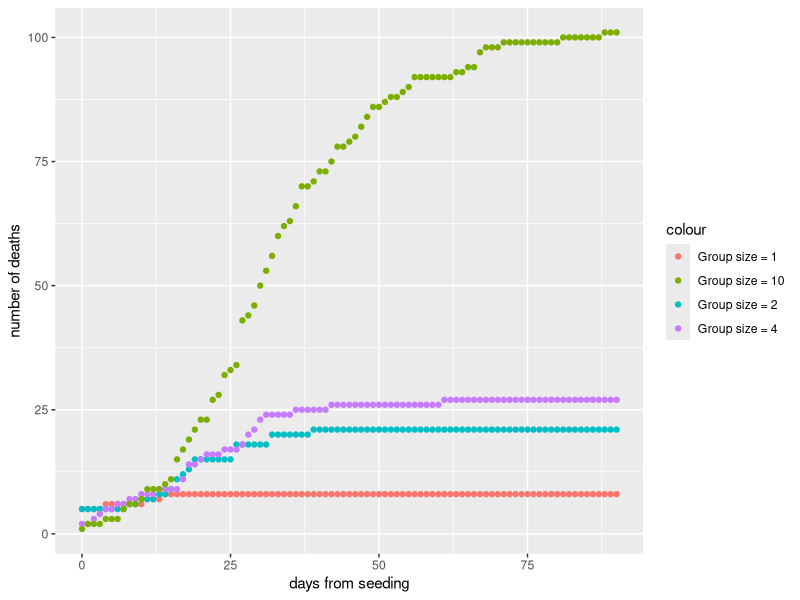

Write the R code that produced this figure. (Note: this script raises an error after producing the figure.)
#######
#covid simulation model JAM April 2020

#open required libraries
library(data.table)
library(tidyverse)
library(gridExtra)

#to prevent timezone error messages
options(tz = "Europe/London")
Sys.setenv(TZ="Europe/London")

'%ni%' <- Negate('%in%')  # define 'not in' func
options(scipen=999)  # prevents printing scientific notations.


#function to take median (test_med) and nth quantile (default = 0.95) (test_quant) and return sd parameter for lognormal distribution
sdlog <- function(test_med, test_quant, nth = 0.95)
{result<-((sqrt(2)*(qnorm(nth))/sqrt(2))^-1)*log(test_quant/test_med)
return(result)}

#function to calculate mean of lognormal distribution from meanlog and sdlog
test_mean <- function(x,y) exp(x+(y^2/2))

#function to make new cases
make_cases <- function(incm, inc95, infm, inf95, ncases = 1, asy = 0.179, mort = 0.0066){
  incubation <- round(rlnorm(ncases, log(incm), sdlog(incm, inc95)),0)
  infective <- round(rlnorm(ncases, log(infm), sdlog(infm, inf95)),0)
  asymptomatic <- runif(ncases) < asy
  died <- runif(ncases) < mort
  result <- data.table(incubation, infective, asymptomatic, died)
  return(result)
}
#function to simulate population and calculate SEIR results
simulate_population <- function(pop_size = 100000,   #population size
                                inc_med = 4, inc_95 = 7, #incubation period, median and 95th centile
                                inf_med = 5, inf_95 = 10,  #infectious period, median and 95th centile
                                asymp = 0.179,  #proportion asymptomatic
                                ifr = 0.0066,  #IFR
                                r0 = 2.5,  #R0
                                r0_psup = 1.5,  #R0 with partial suppression (e.g. key workers)
                                r0_sup = 0.1,  #R0_suppressed
                                r0_group = 3,  #RO within groups
                                gr_size = 4,  #set group size
                                prop_sup = 0.9,  #proportion of population fully suppressing
                                prop_psup = 1,  #proportion of remaining population partially suppressing
                                last_day = 90,  # how many days to simulate
                                seed_numb = 1000  #starting population (seeding)
                                )
{
  #generate populations - all, unsupressed, partially supressed
  all_pop <- 1:pop_size
  psup_pop <- sample(all_pop,(1-prop_sup)*pop_size*prop_psup)
  unsup_pop <- sample(all_pop[all_pop %ni% psup_pop],(1-prop_sup)*pop_size*(1-prop_psup))
  sup_pop <- all_pop[all_pop %ni% rbind(psup_pop,unsup_pop)]
  
  #mean infectious period
  inf_mean <- test_mean(log(inf_med),sdlog(inf_med, inf_95))
  
  #daily infection transmission
  r0_daily <- r0/inf_mean
  
  #daily infection transmission - suppressed group
  r0_daily_psup <- r0_psup/inf_mean
  
  #daily infection transmission - suppressed group
  r0_daily_sup <- r0_sup/inf_mean
  
  #daily infection transmission - within group
  r0_daily_group <- r0_group/inf_mean
  
  #vector of case id's for new cases
  seed_cases <- sample(1:pop_size,seed_numb)
  
  #make data.table of case numbers and initial cases with start day as exponentially distributed prior to day 0 and result of make cases
  cases <- make_cases(inc_med,inc_95,inf_med,inf_95,seed_numb)
  days_into = rexp(seed_numb, 0.1) 
  incubating = days_into < cases$incubation 
  infectious = (days_into >= cases$incubation) & (days_into < (cases$incubation + cases$infective)) 
  rec_or_dead = days_into >= (cases$incubation + cases$infective) 
  id = seed_cases
  cases <- data.table(days_into, incubating, infectious, rec_or_dead, id, cases)
  
  #set up data.table for results of daily simulation
  out_table <- data.table(day_number = 0L,
                          new = sum(cases$days_into==0),
                          cases %>%
                            summarise(n_inc_sup = sum(incubating[id %in% sup_pop]),
                                      n_inc_psup = sum(incubating[id %in% psup_pop]),
                                      n_inc_unsup = sum(incubating[id %in% unsup_pop]),
                                      n_inf_sup = sum(infectious[id %in% sup_pop]),
                                      n_inf_psup = sum(infectious[id %in% psup_pop]),
                                      n_inf_unsup = sum(infectious[id %in% unsup_pop]),
                                      dead_sup = sum(died[id %in% sup_pop] & rec_or_dead[id %in% sup_pop]),
                                      dead_psup = sum(died[id %in% psup_pop] & rec_or_dead[id %in% psup_pop]),
                                      dead_unsup = sum(died[id %in% unsup_pop] & rec_or_dead[id %in% unsup_pop]),
                                      recovered_sup = sum(!died[id %in% sup_pop] & rec_or_dead[id %in% sup_pop]),
                                      recovered_psup = sum(!died[id %in% psup_pop] & rec_or_dead[id %in% psup_pop]),
                                      recovered_unsup = sum(!died[id %in% unsup_pop] & rec_or_dead[id %in% unsup_pop])))



  # loop to populate table of outcomes
  for(i in 1:last_day){
    
    # number of new cases infected - in suppressed population
    new_cases_sup <- round(r0_daily_sup * (out_table$n_inf_sup[nrow(out_table)]+out_table$n_inf_unsup[nrow(out_table)]))
    # number of new cases infected - unsupressed
    new_cases_unsup <- round((r0_daily - r0_daily_sup) * out_table$n_inf_unsup[nrow(out_table)])
    
    #identify groups in which there are infectious cases and find population in these groups
    inf_groups <- round(cases$id/gr_size)
    group_pop <- all_pop[round(all_pop/gr_size) %in% inf_groups]
    
    #new cases within groups
    new_cases_grp <- round(r0_daily_group * (out_table$n_inf_sup[nrow(out_table)]+out_table$n_inf_unsup[nrow(out_table)]))
    
    #sample whole population to find additional newly infected cases from suppressed - replace = TRUE to allow that the same person may potentially contact more than one infected person
    added_cases <- sample(all_pop,new_cases_sup, replace = T)
    
    #add sample from unsupressed population
    added_cases <- append(added_cases,sample(unsup_pop,new_cases_unsup, replace = T))
    
    #add sample within groups
    added_cases <- append(added_cases,sample(group_pop,new_cases_grp, replace = T))
    
    #identify groups in which there are infectious cases
    inf_groups <- round(cases$id/gr_size)
    
    #exclude duplicates
    added_cases <- unique(added_cases)
    
    #find cases that are not already infected, dead or recovered
    added_cases <- added_cases[added_cases %ni% cases$id]
    
    #add the new cases with current days since infected (days-into) of 0 and random distribution of incubation period, infective period, mortality and asymptomatic defined by make-cases function
    cases <- rbind(cases,data.table(days_into = rep(0,length(added_cases)), incubating = rep(T,length(added_cases)), infectious = rep(F,length(added_cases)), rec_or_dead = rep(F,length(added_cases)), id = added_cases, make_cases(inc_med,inc_95,inf_med,inf_95,length(added_cases))))
    
    #update days into and current state and summarise result for both suppressed and unsuppressed cases.
    cases <- cases %>% 
      mutate(days_into = days_into+1,
             incubating = days_into < incubation,
             infectious = (days_into >= incubation) & (days_into < (incubation + infective)),
             rec_or_dead = days_into >= (incubation + infective))
    
    
    new_data <- data.table(day_number = i, new = length(added_cases), cases %>%
                             summarise(n_inc_sup = sum(incubating[id %in% sup_pop]),
                                       n_inc_psup = sum(incubating[id %in% psup_pop]),
                                       n_inc_unsup = sum(incubating[id %in% unsup_pop]),
                                       n_inf_sup = sum(infectious[id %in% sup_pop]),
                                       n_inf_psup = sum(infectious[id %in% psup_pop]),
                                       n_inf_unsup = sum(infectious[id %in% unsup_pop]),
                                       dead_sup = sum(died[id %in% sup_pop] & rec_or_dead[id %in% sup_pop]),
                                       dead_psup = sum(died[id %in% psup_pop] & rec_or_dead[id %in% psup_pop]),
                                       dead_unsup = sum(died[id %in% unsup_pop] & rec_or_dead[id %in% unsup_pop]),
                                       recovered_sup = sum(!died[id %in% sup_pop] & rec_or_dead[id %in% sup_pop]),
                                       recovered_psup = sum(!died[id %in% psup_pop] & rec_or_dead[id %in% psup_pop]),
                                       recovered_unsup = sum(!died[id %in% unsup_pop] & rec_or_dead[id %in% unsup_pop])))
    out_table <- rbind(out_table, new_data)
    }
  return(out_table)
}


ptm <- proc.time() #time process
sim_result1 <- simulate_population(gr_size = 1)
sim_result2 <- simulate_population(gr_size = 2)
sim_result4 <- simulate_population(gr_size = 4)
sim_result10 <- simulate_population(gr_size = 10)
proc.time() - ptm

p1<-ggplot() + 
  geom_point(mapping = aes(x=sim_result1$day_number, y=sim_result1$dead_sup, color = "Group size = 1"))+
  geom_point(mapping = aes(x=sim_result2$day_number, y=sim_result2$dead_sup, color = "Group size = 2"))+
  geom_point(mapping = aes(x=sim_result4$day_number, y=sim_result4$dead_sup, color = "Group size = 4"))+
  geom_point(mapping = aes(x=sim_result10$day_number, y=sim_result10$dead_sup, color = "Group size = 10"))+
  # geom_point(mapping = aes(x=day_number, y=n_inf_sup, color = "Infectious"))+
  # geom_point(mapping = aes(x=day_number, y=new, color = "New cases"))+
  xlab("days from seeding")+
  ylab("number of deaths")
  # ggtitle(paste0("graph with R0 = ",r0," suppressed"))

p2<-ggplot(data=x) + 
  geom_point(mapping = aes(x=day_number, y=recovered_unsup, color = "Recovered"))+
  geom_point(mapping = aes(x=day_number, y=dead_unsup, color = "Deaths"))+
  geom_point(mapping = aes(x=day_number, y=n_inf_unsup, color = "Infectious"))+
  # geom_point(mapping = aes(x=day_number, y=pop_size-pop_size_sup-recovered_unsup-dead_unsup-n_inf_unsup-n_inc_unsup, color = "Susceptible"))+
  xlab("days from seeding")+
  ylab("number of cases")
  # ggtitle(paste0("graph with R0 = ",r0," unsuppressed"))

p3<-ggplot(data=x) + 
  geom_point(mapping = aes(x=day_number, y=recovered_unsup+recovered_sup, color = "Recovered"))+
  geom_point(mapping = aes(x=day_number, y=dead_unsup+dead_sup, color = "Deaths"))+
  geom_point(mapping = aes(x=day_number, y=n_inf_unsup+n_inf_sup, color = "Infectious"))+
  geom_point(mapping = aes(x=day_number, y=new, color = "New cases"))+
  # geom_point(mapping = aes(x=day_number, y=pop_size-recovered_unsup-dead_unsup-n_inf_unsup-n_inc_unsup-recovered_sup-dead_sup-n_inf_sup-n_inc_sup, color = "Susceptible"))+
  xlab("days from seeding")+
  ylab("number of cases")
  # ggtitle(paste0("R0 = ",r0," all"))

grid.arrange(p1,p2,p3, ncol=3,nrow=1)
p4<-p1
p5<-p1
p6 <- p1
grid.arrange(p4,p5,p6,p1, ncol=2,nrow=2)

###########################################################
#run to test that parameters work
#set median and 95th quantile
test_med <- 5
test_quant <- 12

#sample of vector of 1,000,000 with distribution
x <- rlnorm(1000000, log(test_med), sdlog(test_med, test_quant))

#print results
summary(x)
#sample mean
test_mean(log(test_med),sdlog(test_med, test_quant))
#above 95th
sum(x>test_quant)/1000000

rm(list=ls())

make_cases(4,7,7,10,0)

grid.arrange(p1,p2,p3, ncol=3,nrow=1)
